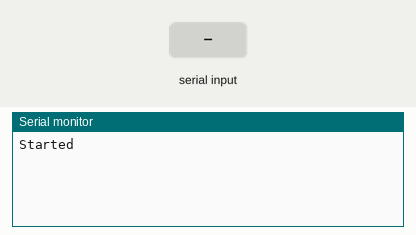
The sketch below on a simulated Arduino Uno, built with avr-gcc and run on an emulated ATmega328P. Shown: the last lines printed to the serial monitor. Inputs (shaded band) come from the test bench.

Above: at 1.2 s.
1.3 s: "1" received over the second serial link
At 2.2 s:
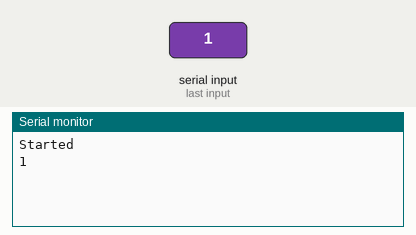
2.8 s: "0" received over the second serial link
At 3.3 s:
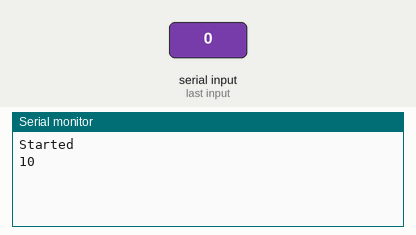

Measured:
- after the input at 1.3 s, the serial monitor: prints a new line at once (image 1)
- after the input at 2.8 s, the serial monitor: prints a new line at once (image 2)

The sketch:

COMANDOS_AT_ESP.ino
```cpp
#include <SoftwareSerial.h>

SoftwareSerial esp8266(3, 4);

void setup() {
  // Open serial communications and wait for port to open:
  Serial.begin(9600);
  while (!Serial) {
    ; // wait for serial port to connect. Needed for native USB port only
  }

  Serial.println("Started");

  // set the data rate for the SoftwareSerial port
  esp8266.begin(9600);
  //esp8266.write("AT\r\n");
  //esp8266.write("AT+CIPSTATUS\r\n"); // aparentemen \r\n indica fin de linea

  //esp8266.write("AT+CIPSTART=\"TCP\",\"192.168.1.4\",2828\r\n");
  //delay(1000);
  //esp8266.write("AT+CIPSEND=18\r\n");
  //delay(1000);
  //esp8266.write("hola desde arduino\r\n");
}

void loop() {
  if (esp8266.available()) {
    Serial.write(esp8266.read());
  }
  if (Serial.available()) {
    esp8266.write(Serial.read());
  }
}
```
